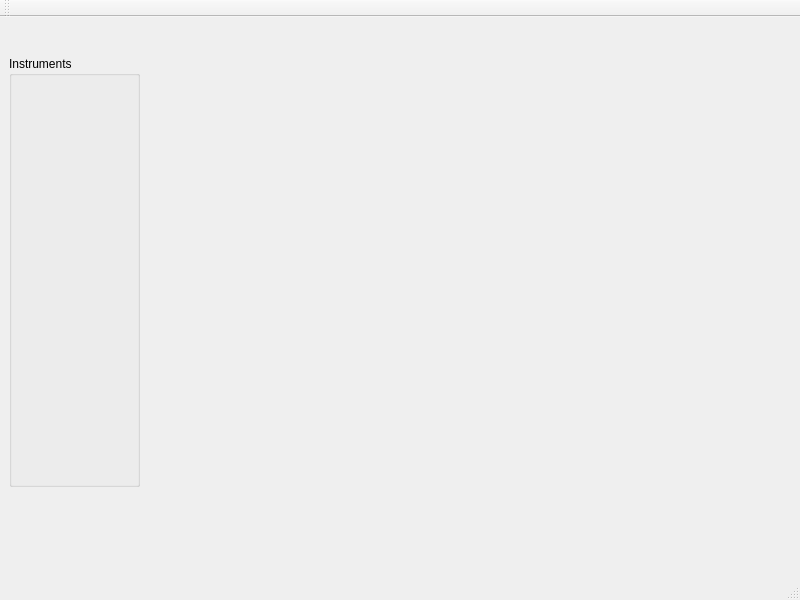
<?xml version="1.0" encoding="UTF-8"?>
<ui version="4.0">
 <class>MainWindow</class>
 <widget class="QMainWindow" name="MainWindow">
  <property name="geometry">
   <rect>
    <x>0</x>
    <y>0</y>
    <width>800</width>
    <height>600</height>
   </rect>
  </property>
  <property name="windowTitle">
   <string>MainWindow</string>
  </property>
  <widget class="QWidget" name="centralWidget">
   <widget class="QGroupBox" name="instruments">
    <property name="geometry">
     <rect>
      <x>9</x>
      <y>39</y>
      <width>131</width>
      <height>431</height>
     </rect>
    </property>
    <property name="title">
     <string>Instruments</string>
    </property>
   </widget>
   <widget class="QWidget" name="canvas_widget" native="true">
    <property name="geometry">
     <rect>
      <x>149</x>
      <y>39</y>
      <width>611</width>
      <height>431</height>
     </rect>
    </property>
   </widget>
  </widget>
  <widget class="QMenuBar" name="menuBar">
   <property name="geometry">
    <rect>
     <x>0</x>
     <y>0</y>
     <width>800</width>
     <height>21</height>
    </rect>
   </property>
  </widget>
  <widget class="QToolBar" name="mainToolBar">
   <attribute name="toolBarArea">
    <enum>TopToolBarArea</enum>
   </attribute>
   <attribute name="toolBarBreak">
    <bool>false</bool>
   </attribute>
  </widget>
  <widget class="QStatusBar" name="statusBar"/>
 </widget>
 <layoutdefault spacing="6" margin="11"/>
 <resources/>
 <connections/>
</ui>
